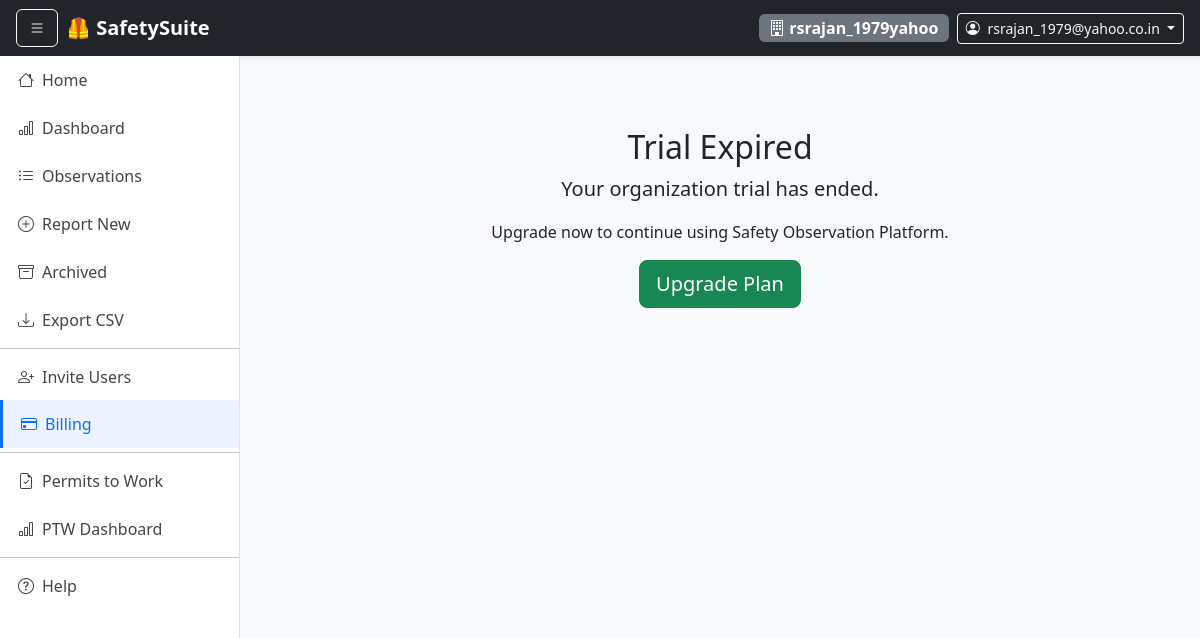
/billing/ (signed in), run on the app's committed database.
### core/models.py (models this page shows, shortened)
class Organization(models.Model):
    name = models.CharField(max_length=255)
    domain = models.CharField(max_length=255, unique=True)
    created_at = models.DateTimeField(auto_now_add=True)

### users/models.py (models this page shows, shortened)
class CustomUser(AbstractBaseUser, PermissionsMixin):
    email = models.EmailField(unique=True)
    full_name = models.CharField(max_length=255, blank=True)
    organization = models.ForeignKey(
        "core.Organization",
        on_delete=models.SET_NULL,
        null=True,
        blank=True,
    )
    is_manager = models.BooleanField(default=False)
    is_observer = models.BooleanField(default=False)
    is_action_owner = models.BooleanField(default=False)
    is_safety_manager = models.BooleanField(default=False)
    is_active = models.BooleanField(default=True)
    is_staff = models.BooleanField(default=False)
    objects = CustomUserManager()
    USERNAME_FIELD = "email"
    REQUIRED_FIELDS = []
    def get_full_name(self):
        return self.full_name or self.email

### core/views.py (the view)
# urls.py: path("billing/", views.billing_view, name="billing"),
@login_required
def billing_view(request):
    subscription = None
    if request.organization:
        subscription = getattr(request.organization, "subscription", None)
    return render(request, "core/billing.html", {"subscription": subscription})

### core/context_processors.py (called while the page is built)
def trial_status(request):
    if not request.user.is_authenticated:
        return {}
    org = getattr(request, "organization", None)
    if org is None:
        return {}
    sub = getattr(org, "subscription", None)
    if sub is None:
        return {}
    if sub.expires_at is None:
        return {"trial_days_left": None}  # Not on a time-limited plan
    remaining = (sub.expires_at - timezone.now()).days
    return {"trial_days_left": max(remaining, 0)}

def organization_context(request):
    org = None
    if request.user.is_authenticated:
        org = getattr(request.user, "organization", None)
    return {
        "current_org": org,
        "current_user": request.user,
    }

### core/models.py (called while the page is built)
    def is_expired(self):
        if self.expires_at is None:
            return False
        return timezone.now() > self.expires_at

### core/templates/core/billing.html
{% extends "base.html" %}
{% block content %}
<div class="container mt-5 text-center">
  <h2>Trial Expired</h2>
  <p class="lead">
    Your organization trial has ended.
  </p>
  <p>
    Upgrade now to continue using Safety Observation Platform.
  </p>
  <a href="#" class="btn btn-success btn-lg">
      Upgrade Plan
  </a>
</div>
{% endblock %}

### templates/base.html (shortened to what this page needs)
<!doctype html>
<html lang="en">
<head>
  <link href="https://cdn.jsdelivr.net/npm/bootstrap@5.3.2/dist/css/bootstrap.min.css" rel="stylesheet">
  <link rel="stylesheet" href="https://cdn.jsdelivr.net/npm/bootstrap-icons@1.11.1/font/bootstrap-icons.css">
</head>
<body>
<nav class="navbar navbar-dark bg-dark px-3 shadow-sm">
  <button class="btn btn-outline-light me-2" id="sidebarToggle">
    <i class="bi bi-list"></i>
  </button>
  <a class="navbar-brand fw-bold" href="{% url 'home' %}">🦺 SafetySuite</a>
  <div class="ms-auto d-flex align-items-center gap-2">
    {% if current_org %}
      <span class="badge bg-secondary fs-6">
        <i class="bi bi-building"></i> {{ current_org.name }}
      </span>
    {% endif %}
    {% if user.is_authenticated %}
    <div class="dropdown">
      <a class="btn btn-outline-light btn-sm dropdown-toggle" data-bs-toggle="dropdown">
        <i class="bi bi-person-circle me-1"></i>
        {{ user.get_full_name }}
      </a>
    </div>
    {% endif %}
  </div>
</nav>
<div class="d-flex">
  {% if user.is_authenticated %}
  <div id="sidebar" class="border-end">
    <div class="list-group list-group-flush">
      <a href="{% url 'home' %}"
         class="list-group-item list-group-item-action {% if request.path == '/' %}active{% endif %}">
        <i class="bi bi-house me-2"></i>Home
      </a>
      <a href="{% url 'observations:dashboard' %}"
         class="list-group-item list-group-item-action {% if 'dashboard' in request.path %}active{% endif %}">
        <i class="bi bi-bar-chart me-2"></i>Dashboard
      </a>
      <a href="{% url 'observations:observation_list' %}"
         class="list-group-item list-group-item-action {% if request.path == '/observations/' %}active{% endif %}">
        <i class="bi bi-list-ul me-2"></i>Observations
      </a>
      <a href="{% url 'observations:create' %}"
         class="list-group-item list-group-item-action {% if 'new' in request.path %}active{% endif %}">
        <i class="bi bi-plus-circle me-2"></i>Report New
      </a>
      <a href="{% url 'observations:archived_list' %}"
         class="list-group-item list-group-item-action {% if 'archived' in request.path %}active{% endif %}">
        <i class="bi bi-archive me-2"></i>Archived
      </a>
      {% if user.is_manager or user.is_safety_manager %}
      <a href="{% url 'observations:export_observations_csv' %}"
         class="list-group-item list-group-item-action">
        <i class="bi bi-download me-2"></i>Export CSV
      </a>
      {% endif %}
      {% if user.is_manager %}
      <hr class="my-1">
      <a href="{% url 'core:invite_user' %}"
         class="list-group-item list-group-item-action {% if 'invite' in request.path %}active{% endif %}">
        <i class="bi bi-person-plus me-2"></i>Invite Users
      </a>
      <a href="{% url 'core:billing' %}"
         class="list-group-item list-group-item-action {% if 'billing' in request.path %}active{% endif %}">
        <i class="bi bi-credit-card me-2"></i>Billing
      </a>
      {% endif %}
      <hr class="my-1">
      <a href="{% url 'permits:permit_list' %}"
         class="list-group-item list-group-item-action {% if 'permits' in request.path %}active{% endif %}">
        <i class="bi bi-file-earmark-check me-2"></i>Permits to Work
      </a>
      <a href="{% url 'permits:dashboard' %}"
         class="list-group-item list-group-item-action {% if 'permits' in request.path and 'dashboard' in request.path %}active{% endif %}">
        <i class="bi bi-bar-chart me-2"></i>PTW Dashboard
      </a>
      <hr class="my-1">
      <button class="list-group-item list-group-item-action text-start"
              data-bs-toggle="modal" data-bs-target="#helpModal">
        <i class="bi bi-question-circle me-2"></i>Help
      </button>
    </div>
  </div>
  {% endif %}
  <div class="flex-grow-1 p-4" style="min-width: 0;">
    {% block content %}{% endblock %}
  </div>
</div>
</body>
</html>

### templates/base.html (style rules this page uses)
body { background: #f8f9fb; }
#sidebar { width: 240px; min-height: 100vh; transition: all .3s; background: white; }
.list-group-item { border: none; padding: 12px 18px; font-weight: 500; color: #444; }
.list-group-item:hover, .list-group-item.active { background: #eef4ff; color: #0d6efd; }
.list-group-item.active { border-left: 3px solid #0d6efd; }

### data on the page
Organization: name "rsrajan_1979yahoo"
CustomUser: get_full_name "rsrajan_1979@yahoo.co.in"
